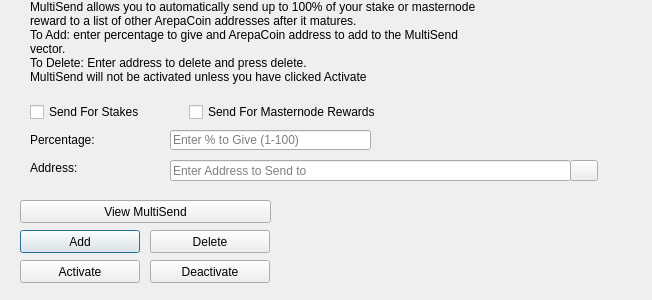
<?xml version="1.0" encoding="UTF-8"?>
<ui version="4.0">
 <class>MultiSendDialog</class>
 <widget class="QDialog" name="MultiSendDialog">
  <property name="windowModality">
   <enum>Qt::NonModal</enum>
  </property>
  <property name="geometry">
   <rect>
    <x>0</x>
    <y>0</y>
    <width>652</width>
    <height>300</height>
   </rect>
  </property>
  <property name="windowTitle">
   <string>MultiSend</string>
  </property>
  <widget class="QLineEdit" name="multiSendPercentEdit">
   <property name="geometry">
    <rect>
     <x>170</x>
     <y>130</y>
     <width>201</width>
     <height>20</height>
    </rect>
   </property>
   <property name="toolTip">
    <string>Enter whole numbers 1 - 100</string>
   </property>
   <property name="placeholderText">
    <string>Enter % to Give (1-100)</string>
   </property>
  </widget>
  <widget class="QLineEdit" name="multiSendAddressEdit">
   <property name="geometry">
    <rect>
     <x>170</x>
     <y>160</y>
     <width>401</width>
     <height>21</height>
    </rect>
   </property>
   <property name="toolTip">
    <string/>
   </property>
   <property name="placeholderText">
    <string>Enter Address to Send to</string>
   </property>
  </widget>
  <widget class="QLabel" name="label_2">
   <property name="geometry">
    <rect>
     <x>30</x>
     <y>0</y>
     <width>451</width>
     <height>121</height>
    </rect>
   </property>
   <property name="lineWidth">
    <number>1</number>
   </property>
   <property name="text">
    <string>MultiSend allows you to automatically send up to 100% of your stake or masternode reward to a list of other ArepaCoin addresses after it matures.
To Add: enter percentage to give and ArepaCoin address to add to the MultiSend vector.
To Delete: Enter address to delete and press delete.
MultiSend will not be activated unless you have clicked Activate</string>
   </property>
   <property name="alignment">
    <set>Qt::AlignLeading|Qt::AlignLeft|Qt::AlignTop</set>
   </property>
   <property name="wordWrap">
    <bool>true</bool>
   </property>
  </widget>
  <widget class="QLabel" name="message">
   <property name="geometry">
    <rect>
     <x>290</x>
     <y>200</y>
     <width>351</width>
     <height>91</height>
    </rect>
   </property>
   <property name="text">
    <string/>
   </property>
  </widget>
  <widget class="QPushButton" name="addButton">
   <property name="geometry">
    <rect>
     <x>20</x>
     <y>230</y>
     <width>120</width>
     <height>23</height>
    </rect>
   </property>
   <property name="toolTip">
    <string/>
   </property>
   <property name="statusTip">
    <string>Add to MultiSend Vector</string>
   </property>
   <property name="text">
    <string>Add</string>
   </property>
  </widget>
  <widget class="QPushButton" name="disableButton">
   <property name="geometry">
    <rect>
     <x>150</x>
     <y>260</y>
     <width>120</width>
     <height>23</height>
    </rect>
   </property>
   <property name="statusTip">
    <string>Deactivate MultiSend</string>
   </property>
   <property name="text">
    <string>Deactivate</string>
   </property>
  </widget>
  <widget class="QPushButton" name="addressBookButton">
   <property name="geometry">
    <rect>
     <x>570</x>
     <y>160</y>
     <width>28</width>
     <height>21</height>
    </rect>
   </property>
   <property name="toolTip">
    <string>Choose an address from the address book</string>
   </property>
   <property name="text">
    <string/>
   </property>
   <property name="icon">
    <iconset resource="../arepacoin.qrc">
     <normaloff>:/icons/address-book</normaloff>:/icons/address-book</iconset>
   </property>
   <property name="shortcut">
    <string>Alt+A</string>
   </property>
   <property name="autoDefault">
    <bool>false</bool>
   </property>
  </widget>
  <widget class="QLabel" name="label">
   <property name="geometry">
    <rect>
     <x>30</x>
     <y>130</y>
     <width>121</width>
     <height>20</height>
    </rect>
   </property>
   <property name="toolTip">
    <string>Percentage of stake to send</string>
   </property>
   <property name="text">
    <string>Percentage:</string>
   </property>
  </widget>
  <widget class="QLabel" name="label_5">
   <property name="geometry">
    <rect>
     <x>30</x>
     <y>160</y>
     <width>111</width>
     <height>16</height>
    </rect>
   </property>
   <property name="toolTip">
    <string>Address to send portion of stake to</string>
   </property>
   <property name="text">
    <string>Address:</string>
   </property>
  </widget>
  <widget class="QPushButton" name="deleteButton">
   <property name="geometry">
    <rect>
     <x>150</x>
     <y>230</y>
     <width>120</width>
     <height>23</height>
    </rect>
   </property>
   <property name="toolTip">
    <string/>
   </property>
   <property name="statusTip">
    <string>Delete Address From MultiSend Vector</string>
   </property>
   <property name="text">
    <string>Delete</string>
   </property>
  </widget>
  <widget class="QPushButton" name="activateButton">
   <property name="geometry">
    <rect>
     <x>20</x>
     <y>260</y>
     <width>120</width>
     <height>23</height>
    </rect>
   </property>
   <property name="statusTip">
    <string>Activate MultiSend</string>
   </property>
   <property name="text">
    <string>Activate</string>
   </property>
  </widget>
  <widget class="QPushButton" name="viewButton">
   <property name="geometry">
    <rect>
     <x>20</x>
     <y>200</y>
     <width>251</width>
     <height>23</height>
    </rect>
   </property>
   <property name="toolTip">
    <string/>
   </property>
   <property name="statusTip">
    <string>View MultiSend Vector</string>
   </property>
   <property name="text">
    <string>View MultiSend</string>
   </property>
  </widget>
  <widget class="QWidget" name="horizontalLayoutWidget">
   <property name="geometry">
    <rect>
     <x>30</x>
     <y>100</y>
     <width>351</width>
     <height>24</height>
    </rect>
   </property>
   <layout class="QHBoxLayout" name="horizontalLayout">
    <item>
     <widget class="QCheckBox" name="multiSendStakeCheckBox">
      <property name="text">
       <string>Send For Stakes</string>
      </property>
     </widget>
    </item>
    <item>
     <widget class="QCheckBox" name="multiSendMasternodeCheckBox">
      <property name="text">
       <string>Send For Masternode Rewards</string>
      </property>
     </widget>
    </item>
   </layout>
  </widget>
 </widget>
 <resources>
  <include location="../arepacoin.qrc"/>
 </resources>
 <connections/>
</ui>
